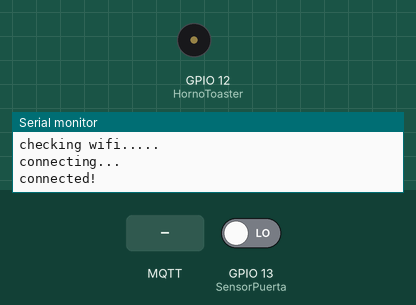
Simulated run of this sketch. Board: ESP8266 (NodeMCU). Shown: buzzer (waves = sounding, pin HIGH), the last lines printed to the serial monitor. Inputs (shaded band) come from the test bench; at power-on: GPIO 13 (SensorPuerta) LOW. WiFi joins after 1.5 s; servers stay silent unless stated; no MQTT or app messages arrive unless stated.

Above: at 3.2 s.
3.3 s: MQTT message "1" arrives on the first subscribed topic
At 3.8 s:
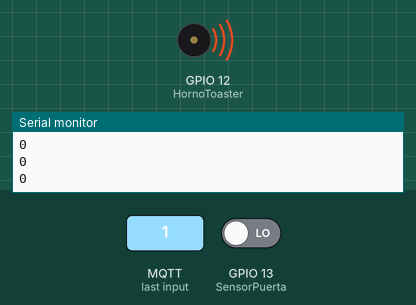
4.8 s: MQTT message "0" arrives on the first subscribed topic
At 6.0 s:
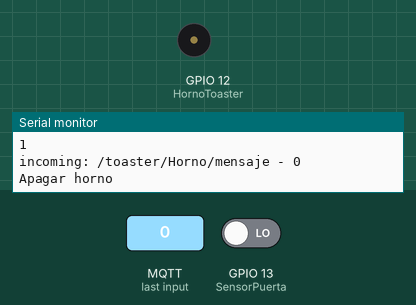
Timing chart, 0 to 7.8 s (numbered marks = the images above; inputs shaded):
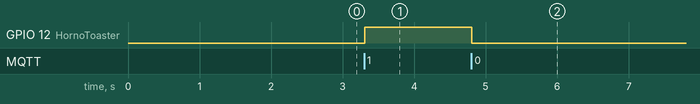

Measured:
- after the input at 3.3 s, GPIO 12 (HornoToaster): LOW → HIGH at once
- after the input at 4.8 s, GPIO 12 (HornoToaster): HIGH → LOW at once

The sketch:

Toaster_Arduino.ino
```cpp
#include <ESP8266WiFi.h>
#include <MQTT.h>

const char ssid[] = "ALSW";
const char pass[] = "25264897";

int HornoToaster = 12;
int SensorPuerta = 13;
int estadoHorno = 0;
int estadoPuerta = 0;
long InicioHorneo = 0;
long TiempoHornear = 1;

WiFiClient net;
MQTTClient client;

unsigned long lastMillis = 0;

void connect() {
  pinMode(HornoToaster, OUTPUT);
  pinMode(SensorPuerta, INPUT);

  Serial.print("checking wifi...");
  while (WiFi.status() != WL_CONNECTED) {
    Serial.print(".");
    delay(1000);
  }

  Serial.print("\nconnecting...");
  while (!client.connect("arduino", "PaperBot", "MAQUINADEGUERRAESLAONDA")) {
    Serial.print(".");
    delay(1000);
  }

  Serial.println("\nconnected!");

  client.subscribe("/toaster/Horno/mensaje");
  client.subscribe("/toaster/Horno/tiempo");

  // client.unsubscribe("/hello");
}

void messageReceived(String &topic, String &payload) {
  Serial.println("incoming: " + topic + " - " + payload);
  if (topic == "/toaster/Horno/mensaje") {
    if (payload == "1") {
      digitalWrite(HornoToaster , 1);
      Serial.println("Encender horno");
      estadoHorno = 1;
      InicioHorneo = millis();
    }
    else {
      Serial.println("Apagar horno");
      digitalWrite(HornoToaster , 0);
      estadoHorno = 0;
    }
  }
  else if (topic == "/toaster/Horno/tiempo") {
    if (estadoHorno == 0) {
      client.publish("/toaster/Horno/status", "Apagado");
    }
    else {
      long TiempoElaborado = millis() - InicioHorneo;
      long Segundos = TiempoElaborado / 1000;
      long Minutos = Segundos / 60;
      Segundos = Segundos % 60;
      String MensajeTiempo = String(int(Minutos));
      MensajeTiempo = MensajeTiempo + ":";
      if (Segundos < 10) {
        MensajeTiempo = MensajeTiempo + "0";
      }
      MensajeTiempo = MensajeTiempo + String(int(Segundos));
      client.publish("/toaster/Horno/status", MensajeTiempo);
    }
  }
}

void setup() {
  Serial.begin(115200);
  WiFi.begin(ssid, pass);

  client.begin("broker.shiftr.io", net);
  client.onMessage(messageReceived);

  connect();

}

void loop() {
  client.loop();
  delay(10);  // <- fixes some issues with WiFi stability

  if (!client.connected()) {
    connect();
  }

  if (digitalRead(SensorPuerta)) {
    estadoPuerta = false;
  }
  else {
    estadoPuerta = true;
  }


  if (millis() - lastMillis > 1000) {
    String mensaje = String(estadoPuerta);
    client.publish("/toaster/puerta/estado", mensaje);
    mensaje = String(estadoHorno);
    client.publish("/toaster/Horno/estado", mensaje);
    lastMillis = millis();
  }


  if (estadoHorno == 1) {
    long TiempoElaborado = millis() - InicioHorneo;
    long Segundos = TiempoElaborado / 1000;
    long Minutos = Segundos / 60;
    Serial.println(Segundos);
    //Serial.print("  ");
    //Serial.print(Minutos);
    if (Minutos >= TiempoHornear) {
      Serial.println("Se apago el horno");
      estadoHorno = 0;
      digitalWrite(HornoToaster, 0);
      client.publish("/toaster/Horno/estado", "3");
    }

  }

}
```
